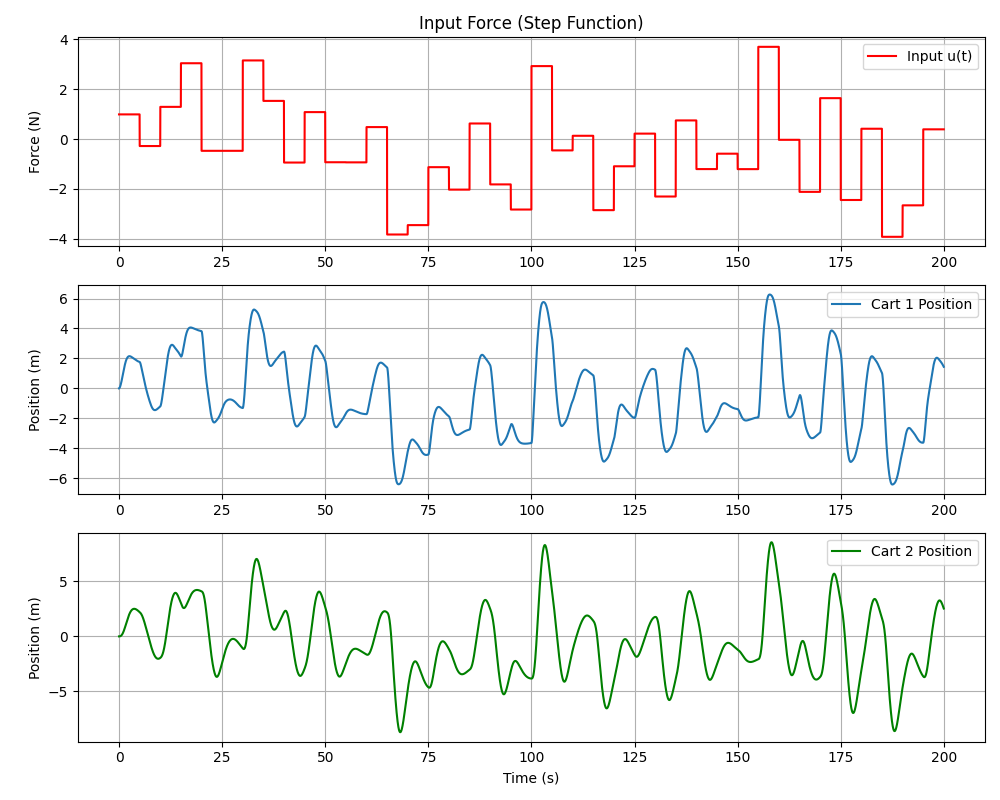

The script that saved this image:
import numpy as np
import matplotlib.pyplot as plt

# --- 1. System Parameters (Same as Paper) ---
m = np.array([1/4, 1/3])  # Masses (kg)
c = np.array([1/4, 1/3])  # Damping (Ns/m)
k = np.array([1.0, 5/6])  # Stiffness (N/m)

# --- 2. The Nonlinear Spring Function ---
def gamma(d):
    """ Nonlinear spring profile (Hardening Spring) """
    if np.isscalar(d):
        if d <= -1: return d + 0.75
        elif d >= 1: return d - 0.75
        else: return 0.25 * d
    else:
        # Vectorized version for arrays
        res = np.zeros_like(d)
        neg, pos = (d <= -1), (d >= 1)
        mid = (~neg) & (~pos)
        res[neg] = d[neg] + 0.75
        res[pos] = d[pos] - 0.75
        res[mid] = 0.25 * d[mid]
        return res

# --- 3. Input Signal Generation (FIXED) ---
T_end = 200.0        # Total time
dt_sim = 0.01        # Time step
avg_switch_time = 5.0 # Force a switch every 5 seconds

# Create Fixed Intervals (0, 5, 10, 15...)
switch_times = np.arange(0, T_end + avg_switch_time, avg_switch_time)
# Random amplitudes for each interval
np.random.seed(42)
input_values = np.random.normal(0, 2.0, len(switch_times)) 

def get_u(t):
    """ Returns the step input at time t """
    # Find which 5-second window we are in
    idx = int(t // avg_switch_time)
    idx = np.clip(idx, 0, len(input_values) - 1)
    return input_values[idx]

# --- 4. Physics Engine (Dynamics) ---
def dynamics(t, y):
    x1, v1, x2, v2 = y
    
    u = get_u(t)
    
    # Stretches
    d1 = x1
    d2 = x2 - x1
    
    # Velocities (for damping)
    dv1 = v1
    dv2 = v2 - v1
    
    # Forces
    F_s1 = k[0] * gamma(d1)
    F_s2 = k[1] * gamma(d2)
    F_d1 = c[0] * dv1
    F_d2 = c[1] * dv2
    
    # Accelerations (F = ma)
    # M1 feels U (push), F_s1/d1 (pull back), F_s2/d2 (pull forward from M2)
    a1 = (u - F_s1 - F_d1 + F_s2 + F_d2) / m[0]
    # M2 feels -F_s2/d2 (pull back from M1)
    a2 = (- F_s2 - F_d2) / m[1]
    
    return np.array([v1, a1, v2, a2])

# --- 5. Manual RK4 Solver ---
def rk4_step(func, t, y, dt):
    k1 = func(t, y)
    k2 = func(t + 0.5*dt, y + 0.5*dt*k1)
    k3 = func(t + 0.5*dt, y + 0.5*dt*k2)
    k4 = func(t + dt, y + dt*k3)
    return y + (dt/6.0)*(k1 + 2*k2 + 2*k3 + k4)

# --- 6. Run Simulation ---
t_vals = np.arange(0, T_end, dt_sim)
num_steps = len(t_vals)
y_vals = np.zeros((num_steps, 4)) # [x1, v1, x2, v2]

print(f"Simulating {T_end}s with 5s intervals...")
for i in range(1, num_steps):
    y_vals[i] = rk4_step(dynamics, t_vals[i-1], y_vals[i-1], dt_sim)

# --- 7. Plotting ---
plt.figure(figsize=(10, 8))

# Input Force (Verify it is steps, not ramps)
u_plot = [get_u(t) for t in t_vals]
plt.subplot(3, 1, 1)
plt.plot(t_vals, u_plot, color='red', label='Input u(t)')
plt.title("Input Force (Step Function)")
plt.ylabel("Force (N)")
plt.grid(True)
plt.legend()

# Position M1
plt.subplot(3, 1, 2)
plt.plot(t_vals, y_vals[:, 0], label='Cart 1 Position')
plt.ylabel("Position (m)")
plt.grid(True)
plt.legend()

# Position M2
plt.subplot(3, 1, 3)
plt.plot(t_vals, y_vals[:, 2], color='green', label='Cart 2 Position')
plt.xlabel("Time (s)")
plt.ylabel("Position (m)")
plt.grid(True)
plt.legend()

np.savez("simulation_data.npz", y_vals=y_vals, u_plot=u_plot)
print("Simulation data saved to simulation_data.npz")

plt.tight_layout()
plt.savefig("simulate_2_springs_simple.png")
print("Plot saved to simulate_2_springs_simple.png")
plt.show()
